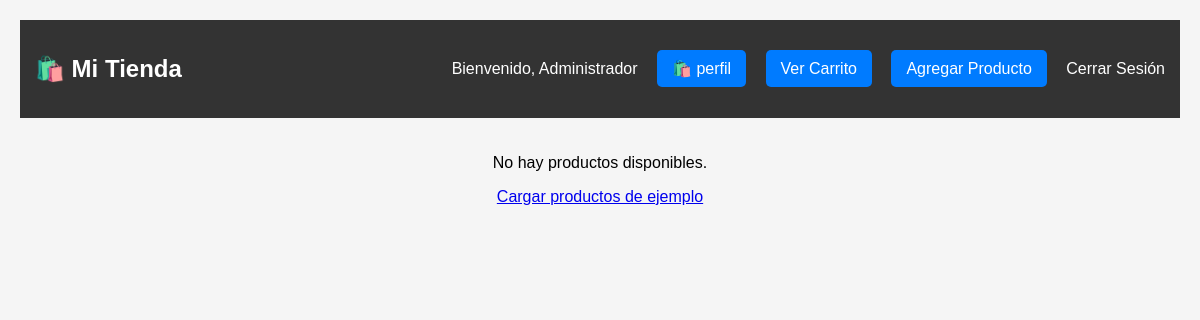
The page /tienda (signed in) on the database as committed earlier.
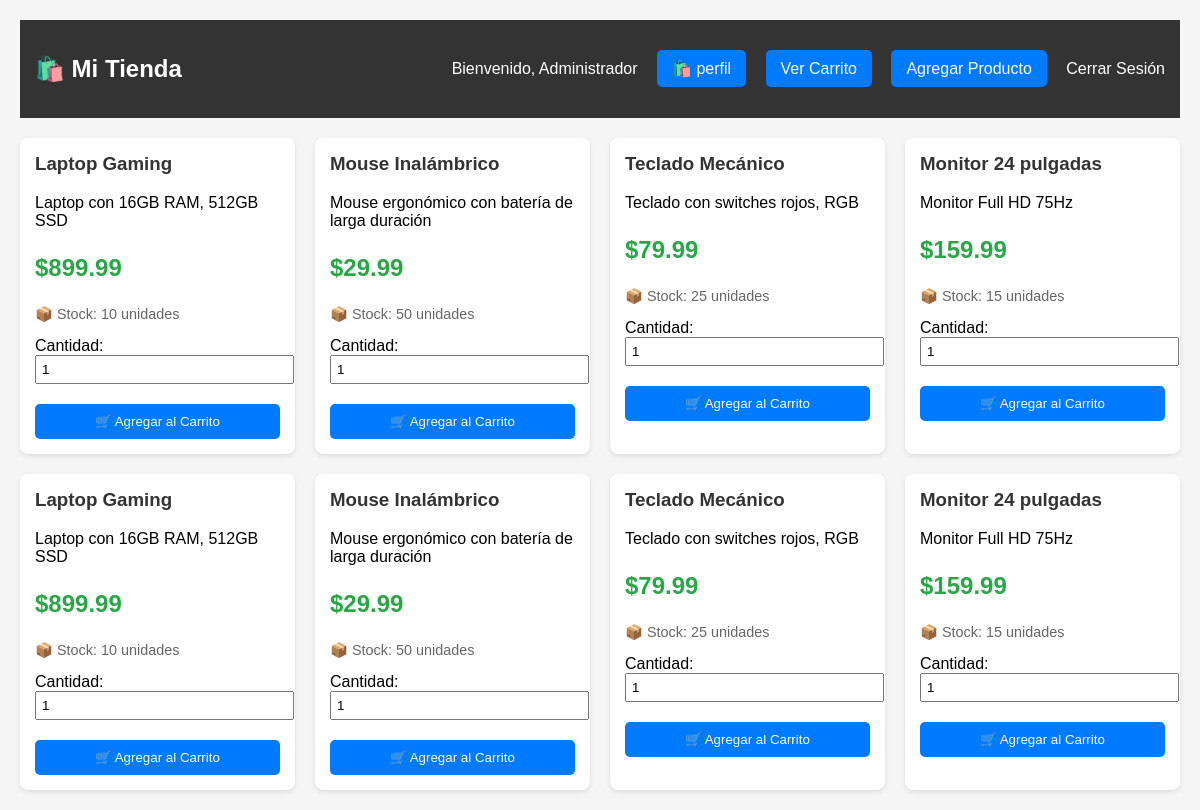
The same page on the database as committed later.
### models.py (models this page shows, shortened)
class Usuario(UserMixin, db.Model):
    id = db.Column(db.Integer, primary_key=True)
    nombre = db.Column(db.String(100), nullable=False)
    usuario = db.Column(db.String(80), unique=True, nullable=False)
    celular = db.Column(db.String(20), nullable=False)
    email = db.Column(db.String(120), unique=True, nullable=False)
    password_hash = db.Column(db.String(255), nullable=False)
    es_admin = db.Column(db.Boolean, default=False)
    fecha_registro = db.Column(db.DateTime, default=datetime.utcnow)

class Producto(db.Model):
    id = db.Column(db.Integer, primary_key=True)
    nombre = db.Column(db.String(200), nullable=False)
    descripcion = db.Column(db.Text)
    precio = db.Column(db.Float, nullable=False)
    stock = db.Column(db.Integer, default=0)
    imagen_url = db.Column(db.String(500))
    categoria = db.Column(db.String(100))
    fecha_creacion = db.Column(db.DateTime, default=datetime.utcnow)

### app.py (the view)
@app.route('/tienda')
@login_required
def tienda():
    productos = Producto.query.all()
    return render_template('productos.html', productos=productos)

### app.py (called while the page is built)
@login_manager.user_loader
def load_user(user_id):
    return Usuario.query.get(int(user_id))

### templates/productos.html (shortened to what this page needs)
<!DOCTYPE html>
<html lang="es">
<head>
</head>
<body>
    <div class="navbar">
        <h2>🛍️ Mi Tienda</h2>
        <div>
            <span>Bienvenido, {{ current_user.nombre }}</span>
            <a href="{{ url_for('dashboard') }}" class="btn btn-primary me-2">🛍️ perfil</a>
   <a href="{{ url_for('ver_carrito') }}" class="btn btn-primary me-2"> Ver Carrito</a>
   <a href="{{ url_for('nuevo_producto') }}" class="btn btn-primary me-2"> Agregar Producto</a>
            <a href="{{ url_for('logout') }}">Cerrar Sesión</a>
        </div>
    </div>
    <div class="productos-container">
        {% for producto in productos %}
        <div class="producto-card">
            <h3>{{ producto.nombre }}</h3>
            <p>{{ producto.descripcion[:100] if producto.descripcion else 'Sin descripción' }}</p>
            <p class="precio">${{ "%.2f"|format(producto.precio) }}</p>
            <p class="stock">📦 Stock: {{ producto.stock }} unidades</p>
            <label>Cantidad:</label>
            <input type="number" id="cantidad-{{ producto.id }}" value="1" min="1" max="{{ producto.stock }}" style="width: 100%; margin-bottom: 10px; padding: 5px;">
            <button class="btn" onclick="agregarAlCarrito({{ producto.id }})">
                🛒 Agregar al Carrito
            </button>
        </div>
        {% else %}
        <div style="text-align: center; grid-column: 1/-1;">
            <p>No hay productos disponibles.</p>
            {% if current_user.es_admin %}
                <a href="/cargar_productos_ejemplo">Cargar productos de ejemplo</a>
            {% endif %}
        </div>
        {% endfor %}
    </div>
</body>
</html>

### templates/productos.html (style rules this page uses)
body { font-family: Arial, sans-serif; margin: 0; padding: 20px; background: #f5f5f5; }
.navbar { background: #333; color: white; padding: 15px; margin-bottom: 20px; display: flex; justify-content: space-between; align-items: center; }
.navbar a { color: white; text-decoration: none; margin-left: 15px; }
.productos-container { display: grid; grid-template-columns: repeat(auto-fill, minmax(250px, 1fr)); gap: 20px; max-width: 1200px; margin: 0 auto; }
.producto-card { background: white; border-radius: 8px; padding: 15px; box-shadow: 0 2px 5px rgba(0,0,0,0.1); }
.producto-card h3 { margin-top: 0; color: #333; }
.precio { font-size: 1.5em; color: #28a745; font-weight: bold; }
.stock { color: #666; font-size: 0.9em; }
.btn { background: #007bff; color: white; border: none; padding: 10px 15px; border-radius: 5px; cursor: pointer; width: 100%; margin-top: 10px; }

Rows that differ between the two databases and show on the page:
added Producto: nombre "Laptop Gaming", descripcion "Laptop con 16GB RAM, 512GB SSD", precio "899.99", stock "10", id "1"
added Producto: nombre "Mouse Inalámbrico", descripcion "Mouse ergonómico con batería de larga duración", precio "29.99", stock "50"
added Producto: nombre "Teclado Mecánico", descripcion "Teclado con switches rojos, RGB", precio "79.99", stock "25"
added Producto: nombre "Monitor 24 pulgadas", descripcion "Monitor Full HD 75Hz", precio "159.99", stock "15"
added Producto: nombre "Laptop Gaming", descripcion "Laptop con 16GB RAM, 512GB SSD", precio "899.99", stock "10"
added Producto: nombre "Mouse Inalámbrico", descripcion "Mouse ergonómico con batería de larga duración", precio "29.99", stock "50"
added Producto: nombre "Teclado Mecánico", descripcion "Teclado con switches rojos, RGB", precio "79.99", stock "25"
added Producto: nombre "Monitor 24 pulgadas", descripcion "Monitor Full HD 75Hz", precio "159.99", stock "15"
Other text that changed with them:
text no longer shown: "No hay productos disponibles. Cargar productos de ejemplo"
